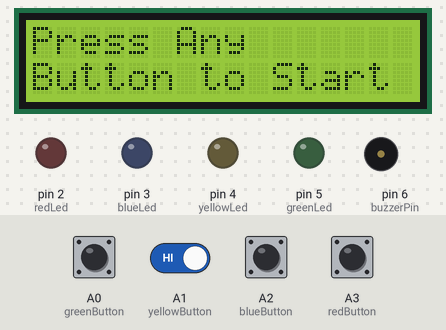
This sketch was run on a simulated Arduino Uno, built with avr-gcc and run on an emulated ATmega328P. On the bench: 16×2 character LCD, output pins drawn as LEDs (lit = HIGH), buzzer (waves = sounding). Inputs (shaded band) come from the test bench; at power-on: A0 (greenButton), A1 (yellowButton), A2 (blueButton), A3 (redButton) HIGH. Random numbers use the default seed unless the sketch sets one.

Above: at 4.2 s.
4.3 s: A0 (greenButton) pulled LOW for 0.15 s
At 5.2 s:
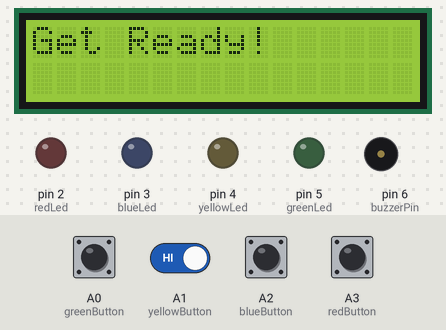
At 7.2 s:
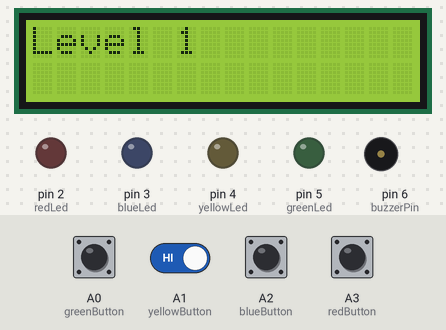
7.4 s: A0 (greenButton) driven LOW and A1 (yellowButton) driven LOW
At 13.6 s:
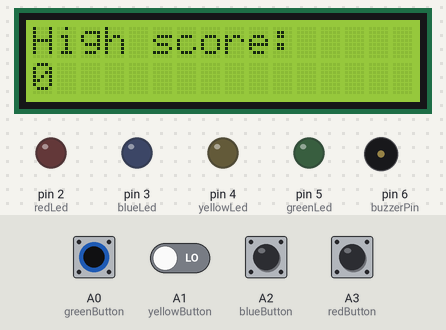
19.3 s: A2 (blueButton) pulled LOW for 1 s
Timing chart, 0 to 22.8 s (numbered marks = the images above; inputs shaded):
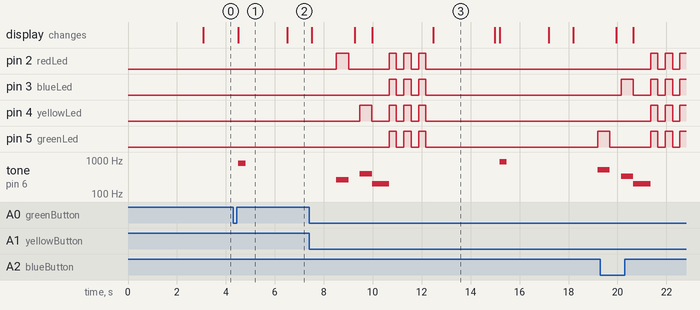

Measured:
- after the input at 4.3 s, tone on pin 6 (buzzerPin): silent → 800 Hz after 0.20 s, → silent 0.30 s later; the display: changes after 0.20 s (image 1)
- after the input at 7.4 s, pin 3 (blueLed): alternates HIGH for 0.30 s and LOW for 0.30 s, 6 changes in all, then stays LOW, starting after 3.3 s; pin 4 (yellowLed): LOW → HIGH after 2.1 s, → LOW 0.50 s later, → HIGH 0.71 s later, → LOW 0.30 s later, … (8 changes in this stretch)
- what the display in image 1 shows lasts 2.0 s, from 4.5 s to 6.5 s
- what the display in image 3 shows lasts 2.5 s, from 12.5 s to 15.0 s

The sketch:

Neon_Game.ino
```cpp
// Course: Introduction to IoT
// Description: Memory Game
// Author: Mariela Julia
// Date: May 14th, 2026


// ======== LIBRARY ========
#include <LiquidCrystal.h> // Include the LiquidCrystal library for the LCD


// ======== LCD, LEDs, BUZZER AND BUTTON PIN DEFINITIONS ========

// Define analog pins connected to the pushbuttons
const int redButton = A3;
const int blueButton = A2;
const int yellowButton = A1;
const int greenButton = A0;

// Define the LCD pin connections: RS, Enable, Data4, Data5, Data6, Data7
const int rs = 7, en = 8, d4 = 9, d5 = 10, d6 = 11, d7 = 12;

// Create the LCD object
LiquidCrystal lcd(rs, en, d4, d5, d6, d7);

// Define digital pins connected to LEDs
const int redLed = 2;
const int blueLed = 3;
const int yellowLed = 4;
const int greenLed = 5;

// Define digital pin connected to Buzzer
int buzzerPin = 6;

// ======== GAME VARIABLES ========

int level = 1; // Current level
int highscore = 1; // Highest level reached
bool gameStarted = false; // Checks if game started yet
int memoryPattern[50]; // Stores the random color pattern
                       // Nobody can get passed 50, surely!


// ========  DEFINE FUNCTIONS ========

// ------ START LEVEL ------

 void startLevel() {
  lcd.clear();

  lcd.setCursor(0, 0);
  lcd.print("Level ");
  lcd.print(level);

  // Add random color to pattern
  // 0 = red
  // 1 = blue
  // 2 = yellow
  // 3 = green

  memoryPattern[level - 1] = random(0, 4); // Adds one new random color to the memory sequence

  delay(1000);
 }

// ------ SHOW THE PATTERN ------
 void showPattern() {
   lcd.clear();

   lcd.setCursor(0, 0);
   lcd.print("Watch Closely");

   delay(1000);

   // Show every color in the pattern
    for (int spot = 0; spot < level; spot++) { // Repeats for every color in the current level
      glowColor(memoryPattern[spot]);

      delay(250);

    }
 }

// ------CHECK PLAYER INPUT ------

 void checkPlayer() {
  lcd.clear();

  lcd.setCursor(0, 0);
  lcd.print("Your Turn!");

  // Check every button player presses
   for (int spot = 0; spot < level; spot++) { // Starts at 0, repeats until it reaches the level
                                              // goes up by 1 each time
    int playerChoice = waitForButton();

     // Flash the button color
      glowColor(playerChoice);

    // Wrong answer
     if (playerChoice != memoryPattern[spot]) { // Checks if the player pressed the wrong button
      gameOver();
      return;
     }
   }

    // Correct Pattern
    level++; // Go to the next level
    if (level > highscore) {
      highscore = level;
    }

    lcd.clear();
    lcd.print("Correct!");

   // Winning sound
    tone(buzzerPin, 1000, 300);

    delay(1500);

}

// ------ WAIT FOR BUTTON PRESS ------
 int waitForButton() {

   while (true) {
    // Buttons use INPUT_PULLUP
    // LOW means pressed

    if (digitalRead(redButton) == LOW) {
      delay(200);
      return 0;
    }

      if (digitalRead(blueButton) == LOW) {
        delay(200);
        return 1;
      }

        if (digitalRead(yellowButton) == LOW) {
          delay(200);
          return 2;
        }

          if (digitalRead(greenButton) == LOW) {
            delay(200);
            return 3;
          }
   }
 }

// ------ LED + SOUND ------
 void glowColor(int colorNumber) {

  // ======== RED ========
   if (colorNumber == 0) {
    digitalWrite(redLed, HIGH);
    tone(buzzerPin, 262);

    delay(500);

    digitalWrite(redLed, LOW);
    noTone(buzzerPin);
   }

  // ======== BLUE ========
   if (colorNumber == 1) {
    digitalWrite(blueLed, HIGH);
    tone(buzzerPin, 330);

    delay(500);

    digitalWrite(blueLed, LOW);
    noTone(buzzerPin);
  }

  // ======== YELLOW ========
   if (colorNumber == 2) {
    digitalWrite(yellowLed, HIGH);
    tone(buzzerPin, 392);

    delay(500);

    digitalWrite(yellowLed, LOW);
    noTone(buzzerPin);
   }

  // ======== GREEN ========
   if (colorNumber == 3) {
    digitalWrite(greenLed, HIGH);
    tone(buzzerPin, 523);

    delay(500);

    digitalWrite(greenLed, LOW);
    noTone(buzzerPin);
   }
 }


// ------ GAME OVER ------
 void gameOver() {
  lcd.clear();

  lcd.setCursor(0, 0); // prints on the first row
  lcd.print("GAME OVER !!");

  lcd.setCursor(0, 1); // prints on the second row
  lcd.print("WOMP WOMP");

  // Sad buzzer sound
  tone(buzzerPin, 200);
  delay(700);
  noTone(buzzerPin);

  // Flash all LEDs
   for (int flash = 0; flash < 3; flash++) { // Repeats 3 times to flash the LEDs
    digitalWrite(redLed, HIGH);
    digitalWrite(blueLed, HIGH);
    digitalWrite(yellowLed, HIGH);
    digitalWrite(greenLed, HIGH);

    delay(300);

    digitalWrite(redLed, LOW);
    digitalWrite(blueLed, LOW);
    digitalWrite(yellowLed, LOW);
    digitalWrite(greenLed, LOW);

    delay(300);
   }

    // ======== SHOW HIGH SCORE ========
     lcd.clear();

     lcd.setCursor(0, 0);
     lcd.print("High score: ");
     lcd.setCursor(0, 1);
     lcd.print(highscore - 1);

     delay(2500);

    // ======== TRY AGAIN SCREEN ========
    lcd.clear();

    lcd.setCursor(0, 0); // prints on the first row
    lcd.print("Try Again?");

    lcd.setCursor(0, 1); // prints on the second row
    lcd.print("Press Any Button");

    waitForButton();

    // Reset Game
    level = 1;

    lcd.clear();
    lcd.print("Restarting...");

    tone(buzzerPin, 900, 300);

    delay(2000);
 }


// ======== SETUP ========

void setup() {

  Serial.begin(9600); // Starts serial monitoring for debugging

  // Set LED pins as outputs
   pinMode(redLed, OUTPUT);
   pinMode(blueLed, OUTPUT);
   pinMode(yellowLed, OUTPUT);
   pinMode(greenLed, OUTPUT);

  // Set Buzzer pin as output
   pinMode(buzzerPin, OUTPUT);

  // Set button pins as input with pull-up resistors
  // INPUT_PULLUP means buttons read low when pressed
   pinMode(redButton, INPUT_PULLUP);
   pinMode(blueButton, INPUT_PULLUP);
   pinMode(yellowButton, INPUT_PULLUP);
   pinMode(greenButton, INPUT_PULLUP);

  // Set up LCD Module
   lcd.begin(16, 2); // 16 columns and 2 rows
   randomSeed(analogRead(A5)); // Creates random patterns


  // Welcome Message
   lcd.setCursor(0, 0); // prints on the first row
   lcd.print("Welcome To");

   lcd.setCursor(0, 1); // prints on the second row
   lcd.print("NEON MEMORY GAME");

   delay(3000);

   // Clear LCD
    lcd.clear();
    lcd.print("Loading Game...");

}


// ========  MAIN LOOP ========

 void loop() {

  // Start Screen
  if (gameStarted == false) {
    lcd.clear();

    lcd.setCursor(0, 0); // prints on the first row
    lcd.print("Press Any");
    lcd.setCursor(0, 1); // prints on the second row
    lcd.print("Button to Start");

    // Wait for player to press button
    waitForButton();

    // Game now started
    gameStarted = true;

    lcd.clear();
    lcd.print("Get Ready!");

    // Start sound
    tone(buzzerPin, 800, 300);

    delay(2000);
  }

  // Start the level
   startLevel();

  // Show the LED pattern to memorize
   showPattern();

  // Verifies player's answers
   checkPlayer();
 }
```
